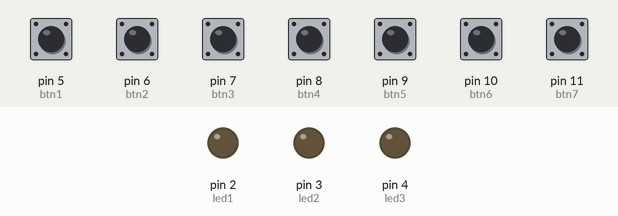
Bench run of a sketch on a simulated Arduino Uno, built with avr-gcc and run on an emulated ATmega328P. On the bench: output pins drawn as LEDs (lit = HIGH). The test bench sets the inputs (shaded band); at power-on: pin 5 (btn1), pin 6 (btn2), pin 7 (btn3), pin 8 (btn4), pin 9 (btn5), pin 10 (btn6), pin 11 (btn7) HIGH.

Above: at 1.2 s.
1.3 s: pin 7 (btn3) pulled LOW for 0.15 s
At 1.45 s:
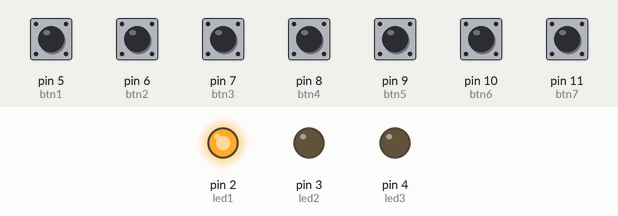
4.3 s: pin 9 (btn5) pulled LOW for 0.15 s
At 5.5 s:
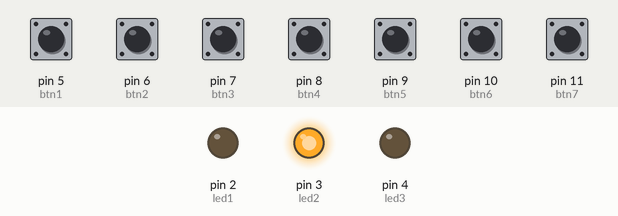
5.9 s: pin 5 (btn1) pulled LOW for 0.15 s
At 7.0 s:
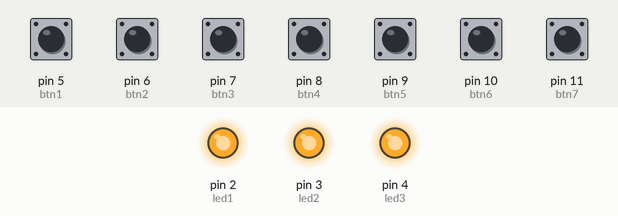
7.5 s: pin 6 (btn2) pulled LOW for 0.15 s
At 8.2 s:
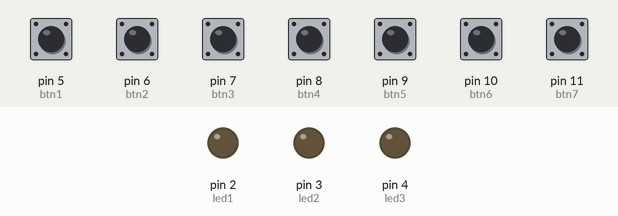
Timing chart, 0 to 10.1 s (numbered marks = the images above; inputs shaded):
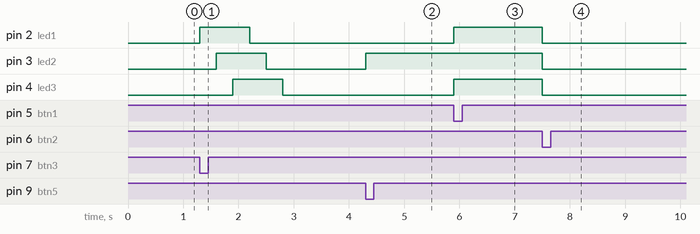

The sketch:

Led.ino
```cpp
/*
====================================================
- 3 LED: led1, led2, led3
- 5 Buton: btn1 - btn5
- Potansiyometre: A0
- Fonksiyonlar:
  1: Hepsini aç
  2: Hepsini kapat
  3: Sırayla yakıp söndür
  4: 1. LED
  5: 2. LED
  6: 3. LED
  7: Potansiyometreye geçiş
====================================================
*/

const int led1 = 2;
const int led2 = 3;
const int led3 = 4;

const int btn1 = 5;
const int btn2 = 6;
const int btn3 = 7;
const int btn4 = 8;
const int btn5 = 9;
const int btn6 = 10; // 3. LED
const int btn7 = 11; // potansiyometre modu

const int potPin = A0;

void setup() {
  pinMode(led1, OUTPUT);
  pinMode(led2, OUTPUT);
  pinMode(led3, OUTPUT);

  pinMode(btn1, INPUT_PULLUP);
  pinMode(btn2, INPUT_PULLUP);
  pinMode(btn3, INPUT_PULLUP);
  pinMode(btn4, INPUT_PULLUP);
  pinMode(btn5, INPUT_PULLUP);
  pinMode(btn6, INPUT_PULLUP);
  pinMode(btn7, INPUT_PULLUP);
}

void loop() {
  // Butonlar aktif düşük (INPUT_PULLUP)

  if (digitalRead(btn1) == LOW) {
    digitalWrite(led1, HIGH);
    digitalWrite(led2, HIGH);
    digitalWrite(led3, HIGH);
  }
  else if (digitalRead(btn2) == LOW) {
    digitalWrite(led1, LOW);
    digitalWrite(led2, LOW);
    digitalWrite(led3, LOW);
  }
  else if (digitalRead(btn3) == LOW) {
    // LED’leri sırayla yakıp söndür
    digitalWrite(led1, HIGH);
    delay(300);
    digitalWrite(led2, HIGH);
    delay(300);
    digitalWrite(led3, HIGH);
    delay(300);
    digitalWrite(led1, LOW);
    delay(300);
    digitalWrite(led2, LOW);
    delay(300);
    digitalWrite(led3, LOW);
    delay(300);
  }
  else if (digitalRead(btn4) == LOW) {
    digitalWrite(led1, HIGH);
    digitalWrite(led2, LOW);
    digitalWrite(led3, LOW);
  }
  else if (digitalRead(btn5) == LOW) {
    digitalWrite(led1, LOW);
    digitalWrite(led2, HIGH);
    digitalWrite(led3, LOW);
  }
  else if (digitalRead(btn6) == LOW) {
    digitalWrite(led1, LOW);
    digitalWrite(led2, LOW);
    digitalWrite(led3, HIGH);
  }
  else if (digitalRead(btn7) == LOW) {
    int potVal = analogRead(potPin);
    if (potVal < 341) { // düşük
      digitalWrite(led1, HIGH);
      digitalWrite(led2, LOW);
      digitalWrite(led3, LOW);
    }
    else if (potVal < 682) { // orta
      digitalWrite(led1, HIGH);
      digitalWrite(led2, HIGH);
      digitalWrite(led3, LOW);
    }
    else { // yüksek
      digitalWrite(led1, HIGH);
      digitalWrite(led2, HIGH);
      digitalWrite(led3, HIGH);
    }
  }
}
```

Measured:
- after the input at 1.3 s, pin 2 (led1): LOW → HIGH at once, → LOW 0.90 s later; pin 3 (led2): LOW → HIGH after 0.30 s, → LOW 0.90 s later; pin 4 (led3): LOW → HIGH after 0.60 s, → LOW 0.90 s later
- after the input at 4.3 s, pin 3 (led2): LOW → HIGH at once
- after the input at 5.9 s, pin 2 (led1), pin 4 (led3): LOW → HIGH at once
- after the input at 7.5 s, pin 2 (led1), pin 3 (led2), pin 4 (led3): HIGH → LOW at once
